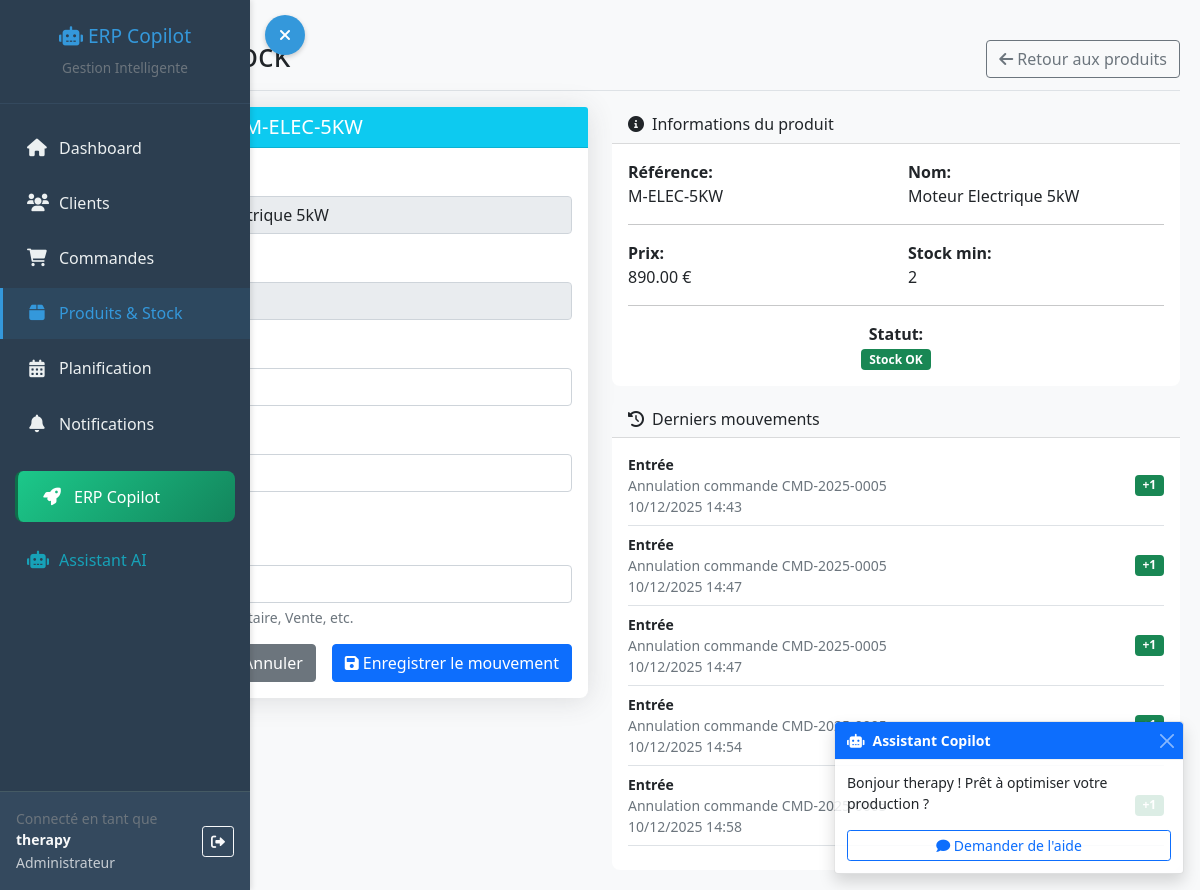
/products/4/adjust-stock/ (signed in), run on the app's committed database.
### dashboard/models.py (models this page shows, shortened)
class CustomUser(AbstractUser):
    ROLE_CHOICES = [
        ('admin', 'Administrateur'),
        ('manager', 'Manager'),
        ('supervisor', 'Superviseur'),  # Rôle secondaire avec accès limité
        ('operator', 'Opérateur'),
    ]
    role = models.CharField(max_length=20, choices=ROLE_CHOICES, default='operator')
    phone = models.CharField(max_length=20, blank=True)

class Product(models.Model):
    reference = models.CharField(max_length=50, unique=True)
    name = models.CharField(max_length=100)
    description = models.TextField(blank=True)
    price = models.DecimalField(max_digits=10, decimal_places=2)
    min_stock = models.IntegerField(default=5)
    max_stock = models.IntegerField(default=100)
    current_stock = models.IntegerField(default=0)
    created_at = models.DateTimeField(auto_now_add=True)
    @property
    def is_low_stock(self):
        return self.current_stock <= self.min_stock
    is_active = models.BooleanField(default=True)
    archived_at = models.DateTimeField(null=True, blank=True)

class StockMovement(models.Model):
    MOVEMENT_TYPES = [
        ('in', 'Entrée'),
        ('out', 'Sortie'),
        ('adjustment', 'Ajustement'),
    ]
    product = models.ForeignKey(Product, on_delete=models.CASCADE)
    movement_type = models.CharField(max_length=20, choices=MOVEMENT_TYPES)
    quantity = models.IntegerField()
    reason = models.CharField(max_length=100)
    created_at = models.DateTimeField(auto_now_add=True)
    user = models.ForeignKey(CustomUser, on_delete=models.CASCADE, related_name='dashboard_stock_movements')
    customer = models.ForeignKey(Customer, on_delete=models.SET_NULL, null=True, blank=True, related_name='stock_movements')

### dashboard/views.py (the view)
# urls.py: path('products/<int:product_id>/adjust-stock/', views.adjust_stock, name='adjust_stock'),
@login_required
@role_required(['admin', 'manager'])
def adjust_stock(request, product_id):
    product = get_object_or_404(Product, id=product_id)
    if request.method == 'POST':
        form = StockMovementForm(request.POST)
        if form.is_valid():
            stock_movement = form.save(commit=False)
            stock_movement.product = product
            stock_movement.user = request.user
            old_stock = product.current_stock
            if stock_movement.movement_type == 'in':
                product.current_stock += stock_movement.quantity
                message = f"+{stock_movement.quantity} unités (entrée)"
            elif stock_movement.movement_type == 'out':
                product.current_stock = max(0, product.current_stock - stock_movement.quantity)
                message = f"-{stock_movement.quantity} unités (sortie)"
            elif stock_movement.movement_type == 'adjustment':
                product.current_stock = stock_movement.quantity
                message = f"Ajustement à {stock_movement.quantity} unités"
            product.save()
            stock_movement.save()
            messages.success(request, f'Stock de {product.reference} ajusté : {message}. Nouveau stock : {product.current_stock} unités.')
            return redirect('product_list')
    else:
        form = StockMovementForm()
    return render(request, 'dashboard/products/adjust_stock.html', {
        'form': form,
        'product': product
    })

### dashboard/forms.py (shortened to what this page needs)
class StockMovementForm(forms.ModelForm):
    class Meta:
        model = StockMovement
        fields = ['movement_type', 'quantity', 'reason']
        widgets = {
            'movement_type': forms.Select(attrs={'class': 'form-control'}),
            'quantity': forms.NumberInput(attrs={'class': 'form-control'}),
            'reason': forms.TextInput(attrs={'class': 'form-control'}),
        }

### templates/dashboard/products/adjust_stock.html (shortened to what this page needs)
{% extends 'base.html' %}
{% block content %}
<div class="d-flex justify-content-between flex-wrap flex-md-nowrap align-items-center pt-3 pb-2 mb-3 border-bottom">
    <h1 class="h2">
        Ajuster le Stock
    </h1>
    <div class="btn-toolbar mb-2 mb-md-0">
        <a href="{% url 'product_list' %}" class="btn btn-outline-secondary">
            <i class="fas fa-arrow-left me-1"></i>Retour aux produits
        </a>
    </div>
</div>
<div class="row">
    <div class="col-md-6">
        <div class="card shadow">
            <div class="card-header bg-info text-white">
                <h5 class="mb-0">Ajustement de stock - {{ product.reference }}</h5>
            </div>
            <div class="card-body">
                <form method="post">
                    <div class="mb-3">
                        <label class="form-label">Produit</label>
                        <input type="text" class="form-control" value="{{ product.reference }} - {{ product.name }}" readonly>
                    </div>
                    <div class="mb-3">
                        <label class="form-label">Stock actuel</label>
                        <input type="text" class="form-control" value="{{ product.current_stock }} unités" readonly>
                    </div>
                    <div class="mb-3">
                        <label class="form-label">Type de mouvement *</label>
                        {{ form.movement_type }}
                    </div>
                    <div class="mb-3">
                        <label class="form-label">Quantité *</label>
                        {{ form.quantity }}
                        <div class="form-text">La quantité doit être positive.</div>
                    </div>
                    <div class="mb-3">
                        <label class="form-label">Raison *</label>
                        {{ form.reason }}
                        <div class="form-text">Ex: Réapprovisionnement, Inventaire, Vente, etc.</div>
                    </div>
                    <div class="d-grid gap-2 d-md-flex justify-content-md-end">
                        <a href="{% url 'product_list' %}" class="btn btn-secondary me-md-2">Annuler</a>
                        <button type="submit" class="btn btn-primary">
                            <i class="fas fa-save me-1"></i>Enregistrer le mouvement
                        </button>
                    </div>
                </form>
            </div>
        </div>
    </div>
    <div class="col-md-6">
        <div class="card">
            <div class="card-header bg-light">
                <h6 class="mb-0"><i class="fas fa-info-circle me-2"></i>Informations du produit</h6>
            </div>
            <div class="card-body">
                <div class="row">
                    <div class="col-6">
                        <strong>Référence:</strong><br>
                        {{ product.reference }}
                    </div>
                    <div class="col-6">
                        <strong>Nom:</strong><br>
                        {{ product.name }}
                    </div>
                </div>
                <hr>
                <div class="row">
                    <div class="col-6">
                        <strong>Prix:</strong><br>
                        {{ product.price }} €
                    </div>
                    <div class="col-6">
                        <strong>Stock min:</strong><br>
                        {{ product.min_stock }}
                    </div>
                </div>
                <hr>
                <div class="text-center">
                    <strong>Statut:</strong><br>
                    {% if product.is_low_stock %}
                        <span class="badge bg-danger">Stock Faible</span>
                    {% else %}
                        <span class="badge bg-success">Stock OK</span>
                    {% endif %}
                </div>
            </div>
        </div>
        <div class="card mt-3">
            <div class="card-header bg-light">
                <h6 class="mb-0"><i class="fas fa-history me-2"></i>Derniers mouvements</h6>
            </div>
            <div class="card-body">
                {% with movements=product.stockmovement_set.all|slice:":5" %}
                    {% if movements %}
                        {% for movement in movements %}
                        <div class="d-flex justify-content-between align-items-center mb-2 pb-2 border-bottom">
                            <div>
                                <div class="small">
                                    <strong>{{ movement.get_movement_type_display }}</strong>
                                </div>
                                <div class="text-muted small">{{ movement.reason }}</div>
                                <div class="text-muted small">{{ movement.created_at|date:"d/m/Y H:i" }}</div>
                            </div>
                            <span class="badge {% if movement.movement_type == 'in' %}bg-success{% else %}bg-warning{% endif %}">
                                {% if movement.movement_type == 'in' %}+{% else %}-{% endif %}{{ movement.quantity }}
                            </span>
                        </div>
                        {% endfor %}
                    {% else %}
                        <div class="text-muted small text-center">Aucun mouvement récent</div>
                    {% endif %}
                {% endwith %}
            </div>
        </div>
    </div>
</div>
{% endblock %}

### templates/base.html (shortened to what this page needs)
<!DOCTYPE html>
<html lang="fr">
<head>
    <link href="https://cdn.jsdelivr.net/npm/bootstrap@5.1.3/dist/css/bootstrap.min.css" rel="stylesheet">
    <link href="https://cdnjs.cloudflare.com/ajax/libs/font-awesome/6.0.0/css/all.min.css" rel="stylesheet">
</head>
<body>
    <nav class="sidebar" id="sidebar">
        <div class="sidebar-sticky">
            <div class="sidebar-header text-center">
                <h5 class="text-primary">
                    <i class="fas fa-robot"></i> ERP Copilot
                </h5>
                <small class="text-muted">Gestion Intelligente</small>
            </div>
            <ul class="nav flex-column">
                <li class="nav-item">
                    <a class="nav-link {% if request.resolver_match.url_name == 'dashboard' %}active{% endif %}"
                    href="{% url 'dashboard' %}">
                        <i class="fas fa-home"></i>
                        Dashboard
                    </a>
                </li>
                <li class="nav-item">
                    <a class="nav-link {% if 'customers' in request.path %}active{% endif %}"
                    href="{% url 'customer_list' %}">
                        <i class="fas fa-users"></i>
                        Clients
                    </a>
                </li>
                <li class="nav-item">
                    <a class="nav-link {% if 'orders' in request.path %}active{% endif %}"
                    href="{% url 'order_list' %}">
                        <i class="fas fa-shopping-cart"></i>
                        Commandes
                    </a>
                </li>
                <li class="nav-item">
                    <a class="nav-link {% if 'products' in request.path or 'stock' in request.path %}active{% endif %}"
                    href="{% url 'product_list' %}">
                        <i class="fas fa-box"></i>
                        Produits & Stock
                    </a>
                </li>
                <li class="nav-item">
                    <a class="nav-link {% if 'planning' in request.path %}active{% endif %}"
                    href="{% url 'planning_dashboard' %}">
                        <i class="fas fa-calendar-alt"></i>
                        Planification
                    </a>
                </li>
                <li class="nav-item position-relative">
                    <a class="nav-link" href="{% url 'notifications_list' %}">
                        <i class="fas fa-bell"></i>
                        Notifications
                    </a>
                </li>
                <li class="nav-item">
                    <a class="nav-link erp-copilot" href="{% url 'erp_copilot' %}">
                        <i class="fas fa-rocket"></i>
                        ERP Copilot
                    </a>
                </li>
                <li class="nav-item">
                    <a class="nav-link text-info" href="{% url 'ai_assistant' %}">
                        <i class="fas fa-robot"></i>
                        Assistant AI
                    </a>
                </li>
            </ul>
            <div class="user-info-container">
                <div class="d-flex align-items-center">
                    <div class="flex-grow-1">
                        <small class="text-muted d-block">Connecté en tant que</small>
                        <div class="fw-bold text-light small">{{ user.username }}</div>
                        {% if user.role %}
                        <small class="text-light opacity-75">{{ user.get_role_display }}</small>
                        {% endif %}
                    </div>
                    <form method="post" action="{% url 'logout' %}" class="m-0">
                        <button type="submit" class="btn btn-sm btn-outline-light" title="Déconnexion">
                            <i class="fas fa-sign-out-alt"></i>
                        </button>
                    </form>
                </div>
            </div>
        </div>
    </nav>
    <button class="sidebar-toggle" id="sidebarToggle">
        <i class="fas fa-bars" id="toggleIcon"></i>
    </button>
    <main id="mainContent">
        {% block content %}
        {% endblock %}
    </main>
    <div class="position-fixed bottom-0 end-0 m-3" style="z-index: 1050;">
        <div class="toast show" role="alert" id="copilotToast">
            <div class="toast-header bg-primary text-white">
                <i class="fas fa-robot me-2"></i>
                <strong class="me-auto">Assistant Copilot</strong>
                <button type="button" class="btn-close btn-close-white" data-bs-dismiss="toast"></button>
            </div>
            <div class="toast-body">
                <p>Bonjour {{ user.username }} ! Prêt à optimiser votre production ?</p>
                <button class="btn btn-sm btn-outline-primary w-100" onclick="showCopilotHelp()">
                    <i class="fas fa-comment"></i> Demander de l'aide
                </button>
            </div>
        </div>
    </div>
</body>
</html>

### templates/base.html (style rules this page uses)
body { overflow-x: hidden; background-color: #f8f9fa; transition: margin-left 0.3s ease; }
.sidebar { position: fixed; top: 0; bottom: 0; left: 0; z-index: 1000; padding: 0; box-shadow: 2px 0 5px rgba(0,0,0,0.1); width: 250px; background-color: #2c3e50; transition: transform 0.3s ease; transform: translateX(0); display: flex; flex-direction: column; }
.sidebar-sticky { position: relative; height: 100vh; overflow-y: auto; padding: 0; display: flex; flex-direction: column; flex: 1; }
.sidebar-header { padding: 1.5rem 1rem; border-bottom: 1px solid #34495e; flex-shrink: 0; background-color: #2c3e50; }
.sidebar .nav { flex: 1; overflow-y: auto; padding: 1rem 0; }
.sidebar .nav-link { font-weight: 500; color: #ecf0f1; padding: 0.85rem 1.5rem; border-left: 3px solid transparent; transition: all 0.3s; margin: 2px 0; display: flex; align-items: center; position: relative; }
.sidebar .nav-link.active { color: #3498db; background-color: rgba(52, 152, 219, 0.1); border-left-color: #3498db; }
.sidebar .nav-link i { margin-right: 12px; width: 20px; text-align: center; font-size: 1.1rem; }
.sidebar-toggle { position: fixed; top: 15px; left: 15px; z-index: 1001; background: #3498db; border: none; border-radius: 50%; width: 40px; height: 40px; color: white; cursor: pointer; transition: all 0.3s ease; box-shadow: 0 2px 5px rgba(0,0,0,0.2); }
main { margin-left: 0; padding: 20px; transition: margin-left 0.3s ease; min-height: 100vh; }
.sidebar:not(.collapsed) + .sidebar-toggle { left: 265px; }
.sidebar-header h5 { color: #3498db !important; margin-bottom: 0.5rem; font-size: 1.2rem; }
.sidebar-header small { color: #bdc3c7; font-size: 0.85rem; }
.user-info-container { margin-top: auto; padding: 1rem; background-color: #34495e; border-top: 1px solid #455a64; flex-shrink: 0; }
.card { border: none; border-radius: 0.5rem; }
.shadow { box-shadow: 0 0.15rem 1.75rem 0 rgba(58, 59, 69, 0.15) !important; }
.nav-link.erp-copilot { background: linear-gradient(135deg, #1cc88a, #13855c); color: white !important; margin: 20px 15px 10px 15px; border-radius: 8px; border-left: 3px solid #0f6e4a !important; padding: 0.85rem 1.5rem; }
.nav-link.erp-copilot i { color: white !important; }
.nav-link.text-info { color: #17a2b8 !important; }

### data on the page
CustomUser: username "therapy", role "Administrateur"
Product: reference "M-ELEC-5KW", reference "M-ELEC-5KW - Moteur Electrique 5kW", current_stock "9 unités", name "Moteur Electrique 5kW", price "890.00", min_stock "2"
StockMovement: movement_type "Entrée", reason "Annulation commande CMD-2025-0005", created_at "10/12/2025 14:43", quantity "1"
StockMovement: movement_type "Entrée", reason "Annulation commande CMD-2025-0005", created_at "10/12/2025 14:47", quantity "1"
StockMovement: movement_type "Entrée", reason "Annulation commande CMD-2025-0005", created_at "10/12/2025 14:47", quantity "1"
StockMovement: movement_type "Entrée", reason "Annulation commande CMD-2025-0005", created_at "10/12/2025 14:54"
StockMovement: movement_type "Entrée", reason "Annulation commande CMD-2025-0005", created_at "10/12/2025 14:58", quantity "1"
